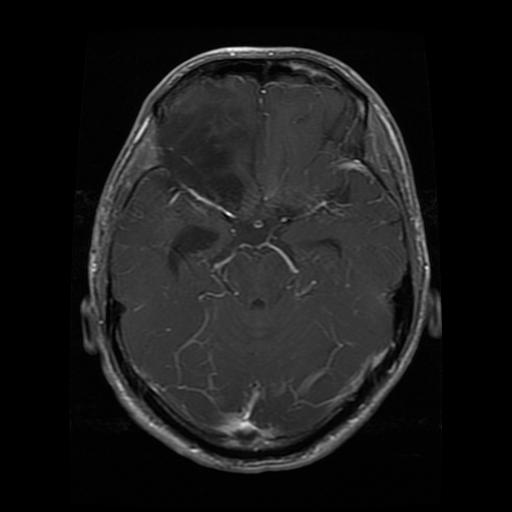
#> input picture Dataset/Testing/glioma/Te-gl_100.jpg, 512 x 512 px; its folder holds only this picture in this run
$ jupyter execute --allow-errors 01_eda.ipynb   (shell and % lines are left out)
#> lines starting #> are read from the running program, lines starting #| are printed output that depends on the picture; after the words box and inside, x2 and y2 are one past the last pixel; in counts of white or black regions, pixels touching at a corner belong together
### src/data/preprocessing.py
from __future__ import annotations

import argparse
from pathlib import Path

import cv2
import numpy as np

from src.utils.project import CLASS_NAMES


def crop_brain_region(image: np.ndarray, threshold: int = 10) -> np.ndarray:
    """
    Crop image to the largest non-background contour.

    Steps:
    1. Convert to grayscale.
    2. Threshold to isolate foreground.
    3. Morphological close/open.
    4. Keep largest contour and crop with padding.
    """
    gray = cv2.cvtColor(image, cv2.COLOR_BGR2GRAY) if image.ndim == 3 else image
    _, thresh = cv2.threshold(gray, threshold, 255, cv2.THRESH_BINARY)

    kernel = np.ones((5, 5), np.uint8)
    thresh = cv2.morphologyEx(thresh, cv2.MORPH_CLOSE, kernel)
    thresh = cv2.morphologyEx(thresh, cv2.MORPH_OPEN, kernel)

    contours, _ = cv2.findContours(thresh, cv2.RETR_EXTERNAL, cv2.CHAIN_APPROX_SIMPLE)
    if not contours:
        return image

    largest = max(contours, key=cv2.contourArea)
    x, y, w, h = cv2.boundingRect(largest)
    pad = 10
    x1, y1 = max(0, x - pad), max(0, y - pad)
    x2, y2 = min(image.shape[1], x + w + pad), min(image.shape[0], y + h + pad)
    return image[y1:y2, x1:x2]


# [215 lines left out: functions preprocess_image, load_preprocessed_image, load_image, _fill_holes, segment_brain, generate_pseudo_mask and 2 more, not called in this run]


# [2 lines that do not run on import are left out]

### src/utils/project.py
from __future__ import annotations

from pathlib import Path
from typing import Any

import yaml

CLASS_NAMES = ["glioma", "meningioma", "notumor", "pituitary"]
CLASS_TO_IDX = {name: idx for idx, name in enumerate(CLASS_NAMES)}
IDX_TO_CLASS = {idx: name for name, idx in CLASS_TO_IDX.items()}

# keras.applications.EfficientNet* starts with Rescaling(1/255) + Normalization,
# so it expects raw pixels in [0, 255]. Our preprocessing emits [0, 1], and every
# TensorFlow entry point (training, evaluation, inference) must scale back up by
# this factor. The PyTorch U-Net encoder has no built-in preprocessing and keeps
# using explicit ImageNet mean/std normalization instead.
EFFICIENTNET_INPUT_SCALE = 255.0


def load_config(config_path: str) -> dict[str, Any]:
    with open(config_path, "r", encoding="utf-8") as f:
        return yaml.safe_load(f)


def resolve_raw_dir(config: dict[str, Any]) -> Path:
    raw_dir = Path(config["data"]["raw_dir"])
    if raw_dir.exists():
        return raw_dir

    # Falling back would silently pair unprocessed images with the decode-only
    # loader, skipping the crop and CLAHE steps the model was configured for.
    if bool(config["data"].get("preprocessed_input", False)):
        raise FileNotFoundError(
            f"data.raw_dir '{raw_dir}' does not exist and preprocessed_input is true. "
            "Generate it first: python -m src.data.preprocessing "
            f"--raw-dir Dataset --out-dir {raw_dir}"
        )

    fallback = Path("Dataset")
    if fallback.exists():
        print(f"data.raw_dir '{raw_dir}' not found; falling back to '{fallback}'")
        return fallback

    raise FileNotFoundError(
        f"Could not find dataset directory. Checked '{raw_dir}' and fallback 'Dataset'."
    )


# [33 lines left out: functions list_split_image_paths, mask_path_for, mask_paths_for, not called in this run]

### notebooks/01_eda.ipynb
# 01 — Exploratory Data Analysis

Brain tumour MRI dataset: what is in it, how it is distributed, and which
properties drive the preprocessing decisions made in `src/data/preprocessing.py`.

Four classes — `glioma`, `meningioma`, `notumor`, `pituitary` — split into
`Training/` and `Testing/` folders.

[cell 1]
import sys
from pathlib import Path

import cv2
import matplotlib.pyplot as plt
import numpy as np
import pandas as pd
import seaborn as sns

# Make `src` importable when the notebook runs from notebooks/
ROOT = Path.cwd().parent if Path.cwd().name == "notebooks" else Path.cwd()
sys.path.insert(0, str(ROOT))

from src.utils.project import CLASS_NAMES, load_config, resolve_raw_dir

sns.set_theme(style="whitegrid")
plt.rcParams["figure.dpi"] = 110

config = load_config(str(ROOT / "configs/config.yaml"))
import os
os.chdir(ROOT)                      # resolve_raw_dir uses relative paths
RAW_DIR = resolve_raw_dir(config)

print("dataset root:", RAW_DIR)
print("classes     :", CLASS_NAMES)

## 1. Class distribution

The first thing to establish is whether the classes are balanced, because that
decides whether the training scripts need `class_weight`.

[cell 2]
IMAGE_SUFFIXES = {".jpg", ".jpeg", ".png"}

def count_images(split):
    return {
        cls: sum(1 for p in (RAW_DIR / split / cls).iterdir()
                 if p.suffix.lower() in IMAGE_SUFFIXES)
        for cls in CLASS_NAMES
    }

#> (the rest of this cell did not finish here and is left out)

#> (a cell that did not finish here is left out)

**Observation.** This copy of the dataset is exactly balanced — 1400 training and
400 testing images per class, an imbalance ratio of 1.00.

That is worth flagging, because the original Kaggle release
(`masoudnickparvar/brain-tumor-mri-dataset`) is *not* balanced: it ships roughly
1321/1339/1595/1457 training images. This copy has been resampled to be even.

Consequence: `class_weight` in the training scripts computes to ~1.0 for every
class and becomes a no-op. It is kept because it costs nothing and makes the code
correct if the data is ever swapped for the unbalanced original.

For **detection**, though, the binary grouping (`notumor` vs the rest) is
inherently 1:3 — that imbalance is real and `class_weight` does matter there.

#> (a cell that did not finish here is left out)

## 2. What the images look like

Three samples per class. Note the variety of acquisition planes — axial, sagittal
and coronal all appear within the same class.

[cell 5]
rng = np.random.default_rng(42)
fig, axes = plt.subplots(len(CLASS_NAMES), 3, figsize=(8, 10.5))

for row, cls in enumerate(CLASS_NAMES):
    paths = sorted((RAW_DIR / "Training" / cls).glob("*.jpg"))
    for col, path in enumerate(paths[:3]):
        img = cv2.imread(str(path), cv2.IMREAD_GRAYSCALE)
#> img is the input picture: shape (512, 512); min 0, max 254, mean 26
        axes[row, col].imshow(img, cmap="gray")
        axes[row, col].set_title(f"{cls}\n{img.shape[1]}x{img.shape[0]}", fontsize=9)
        axes[row, col].axis("off")
#> pass 2 of the loop `for row, cls in enumerate(CLASS_NAMES):`:
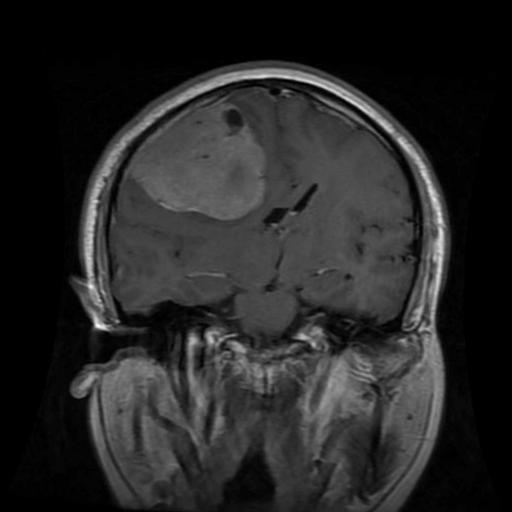
#> input picture Dataset/Testing/meningioma/Te-aug-me_103.jpg, 512 x 512 px
#> img is the input picture: shape (512, 512); min 0, max 255, mean 38.4

plt.tight_layout()
plt.show()
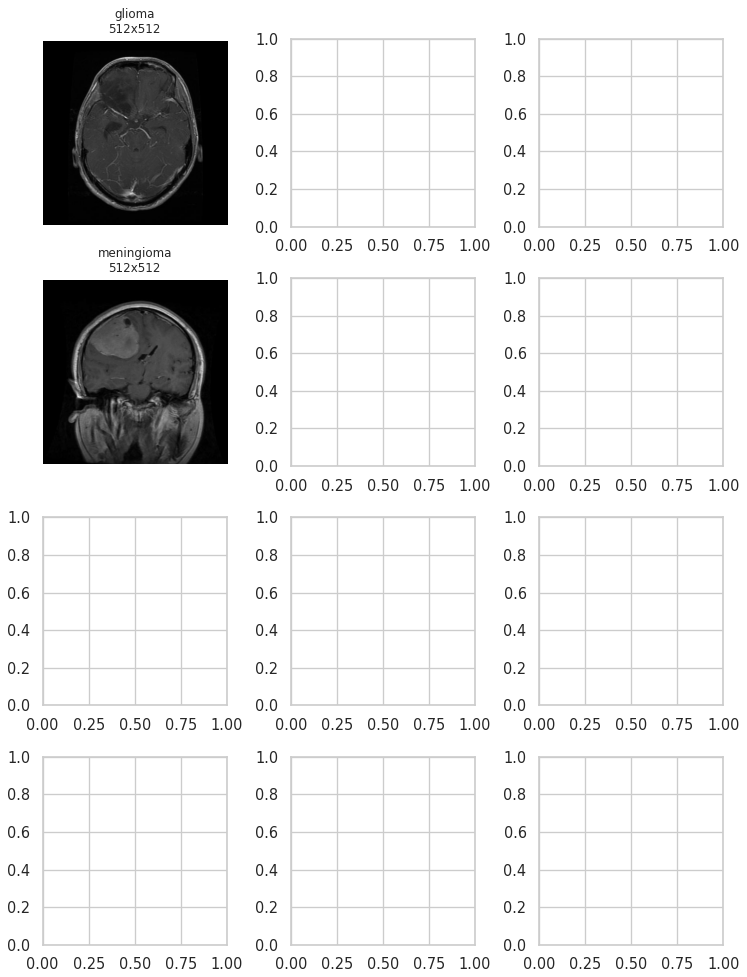
#> figure drawn by matplotlib, 2 panels

## 3. Image dimensions

The models take a fixed 224x224 input, so the spread of native resolutions
determines how much resizing distortion to expect.

Reading every file is slow, so this samples a fixed number per class.

[cell 6]
SAMPLE_PER_CLASS = 40

records = []
for cls in CLASS_NAMES:
    paths = sorted((RAW_DIR / "Training" / cls).glob("*.jpg"))
    chosen = rng.choice(len(paths), size=min(SAMPLE_PER_CLASS, len(paths)), replace=False)
    for i in chosen:
        img = cv2.imread(str(paths[i]), cv2.IMREAD_GRAYSCALE)
        if img is None:
            continue
        h, w = img.shape
#> h = 512; w = 512
        records.append(dict(cls=cls, height=h, width=w,
                            aspect=w / h, mean_intensity=float(img.mean()),
                            dark_fraction=float((img < 10).mean())))
#> pass 2 of the loop `for cls in CLASS_NAMES:`:

sample = pd.DataFrame(records)
print(f"sampled {len(sample)} images ({SAMPLE_PER_CLASS} per class)\n")
sample.groupby("cls")[["height", "width", "aspect"]].agg(["min", "median", "max"])

[cell 7]
fig, axes = plt.subplots(1, 2, figsize=(11, 3.6))

axes[0].scatter(sample["width"], sample["height"], s=14, alpha=0.5, edgecolor="none")
axes[0].axvline(224, color="crimson", ls="--", lw=1, label="model input 224")
axes[0].axhline(224, color="crimson", ls="--", lw=1)
axes[0].set_xlabel("width (px)"); axes[0].set_ylabel("height (px)")
axes[0].set_title("Native resolutions"); axes[0].legend(fontsize=8)

sns.histplot(sample["aspect"], bins=25, ax=axes[1], color="#4C72B0")
axes[1].axvline(1.0, color="crimson", ls="--", lw=1, label="square")
axes[1].set_xlabel("aspect ratio (w/h)")
axes[1].set_title("Aspect ratios"); axes[1].legend(fontsize=8)

plt.tight_layout()
plt.show()
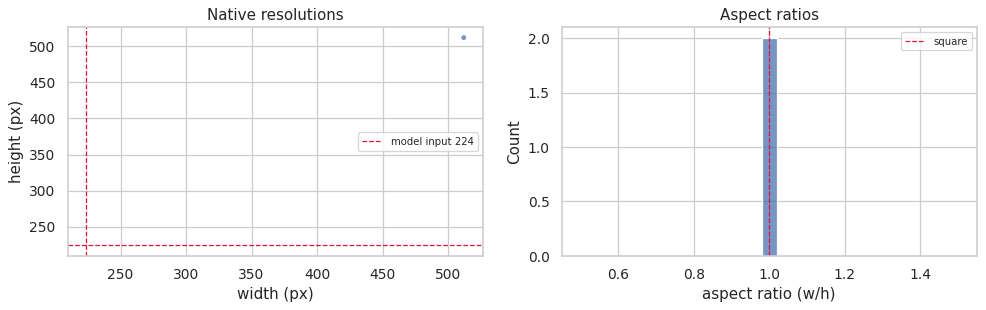
#> figure drawn by matplotlib, 2 panels; panel 2: tallest bar 2 high, from x = 0.98 to 1.02

square = (sample["aspect"].between(0.98, 1.02)).mean()
print(f"within 2% of square : {100 * square:.0f}%")
print(f"resolution range    : {sample['width'].min()}-{sample['width'].max()} px wide")

## 4. Intensity distributions

MRI intensity is not calibrated across scanners the way CT Hounsfield units are,
so absolute brightness varies between studies. This is the motivation for CLAHE
(local contrast enhancement) rather than a global intensity normalisation.

[cell 8]
fig, axes = plt.subplots(1, 2, figsize=(11, 3.6))

sns.boxplot(data=sample, x="cls", y="mean_intensity", ax=axes[0], hue="cls",
            legend=False, palette="deep")
axes[0].set_title("Mean image intensity by class")
axes[0].set_xlabel(""); axes[0].set_ylabel("mean pixel value")

for cls in CLASS_NAMES:
    subset = sample.loc[sample["cls"] == cls, "mean_intensity"]
    sns.kdeplot(subset, ax=axes[1], label=cls, fill=True, alpha=0.15)
axes[1].set_title("Distribution overlap")
axes[1].set_xlabel("mean pixel value"); axes[1].legend(fontsize=8)

plt.tight_layout()
plt.show()
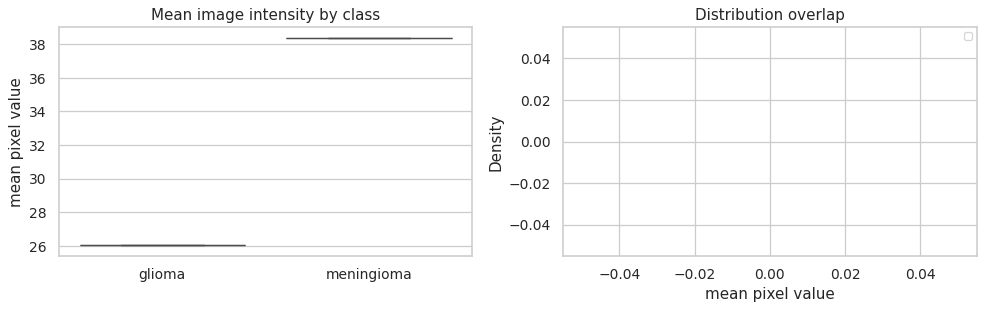
#> figure drawn by matplotlib, 1 panel

print(sample.groupby("cls")["mean_intensity"].describe()[["mean", "std", "min", "max"]])

**Observation — and this one matters.** The distributions are *not* interchangeable.
`notumor` averages roughly twice the brightness of `glioma`, and the three tumour
classes sit at clearly different levels.

That is not a biological finding. Brightness reflects the MRI sequence used
(T1, T1-contrast, T2, FLAIR) and the scanner, and the sample grid in section 2
shows the `notumor` folder contains visibly different sequence types from the
tumour folders. So the classes differ partly by *how they were acquired*, not only
by *what is in them*.

Section 3 pointed the same way: `glioma` and `pituitary` are uniformly 512x512,
while `notumor` has a median of 249x229 and stretches to 1075px. Different source,
different acquisition.

If those two signals are strong enough, a model could score well by recognising
the source rather than the pathology. That is worth testing rather than
assuming — section 6 does exactly that.

## 5. Black borders — why the images get cropped

MRI slices are padded with background. Any pixel spent on black border is a pixel
the 224x224 input does not spend on anatomy, so `crop_brain_region()` trims to the
bounding box of the largest foreground contour.

[cell 9]
sns.histplot(sample["dark_fraction"] * 100, bins=25, color="#937860")
plt.xlabel("% of pixels that are near-black (<10)")
plt.ylabel("count")
plt.title("How much of each image is background")
plt.tight_layout()
plt.show()
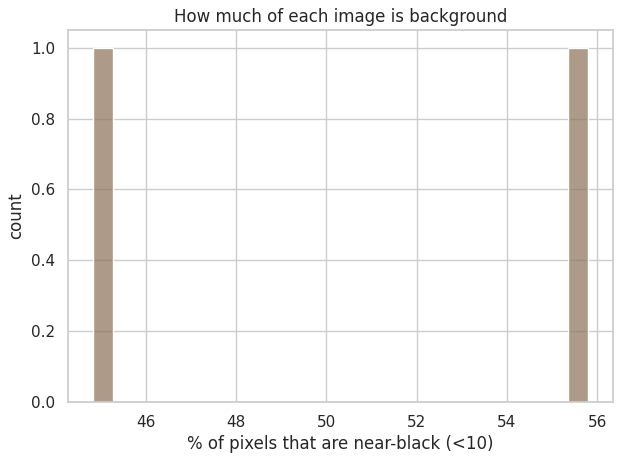
#> figure drawn by matplotlib, 1 panel

print(f"median background fraction : {100 * sample['dark_fraction'].median():.0f}%")
print(f"worst case                 : {100 * sample['dark_fraction'].max():.0f}%")

[cell 10]
from src.data.preprocessing import crop_brain_region

fig, axes = plt.subplots(2, 4, figsize=(11, 5.6))
#> (the rest of this cell did not finish here and is left out)

#> in crop_brain_region, `_, thresh = cv2.threshold(gray, threshold, 255, cv2.THRESH_BINARY)`:
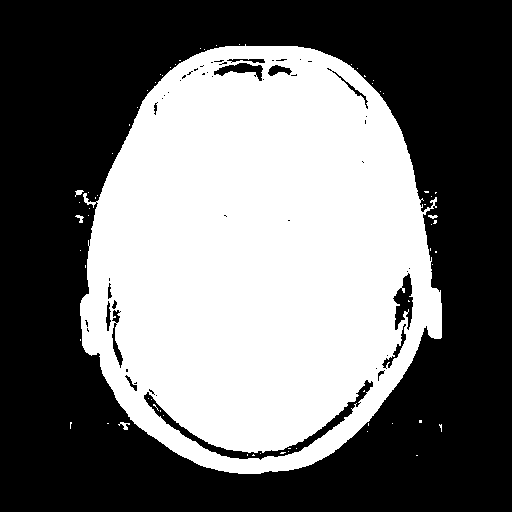
#> thresh: shape (512, 512); 44% white; 66 white regions (61 under 20 px), largest, box (x1, y1, x2, y2) and area: (80, 44, 442, 474) 114956, (118, 422, 130, 430) 42, (75, 215, 84, 223) 35, (75, 190, 84, 197) 34, (428, 215, 438, 219) 26
#> in crop_brain_region, `thresh = cv2.morphologyEx(thresh, cv2.MORPH_CLOSE, kernel)`:
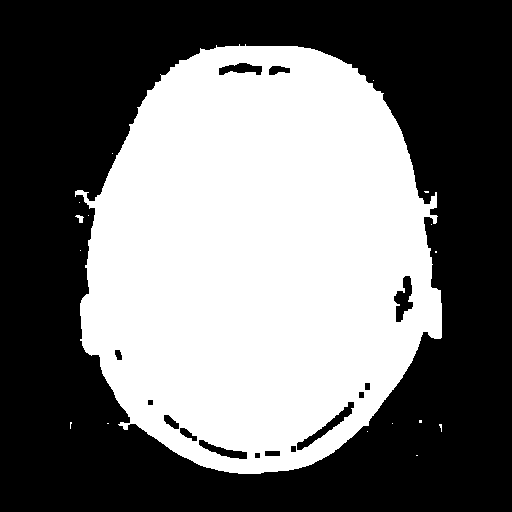
#> thresh: shape (512, 512); 44.8% white; 17 white regions (15 under 20 px), largest, box (x1, y1, x2, y2) and area: (75, 44, 442, 474) 117309, (75, 215, 84, 223) 39
#> in crop_brain_region, `thresh = cv2.morphologyEx(thresh, cv2.MORPH_OPEN, kernel)`:
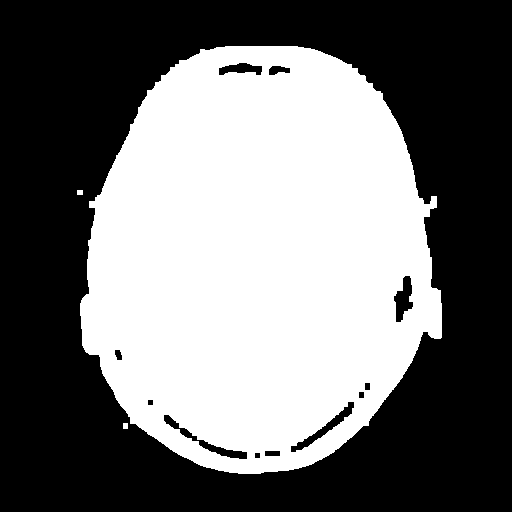
#> thresh: shape (512, 512); 44.7% white; 3 white regions
#> in crop_brain_region, `contours, _ = cv2.findContours(thresh, cv2.RETR_EXTERNAL, cv2.CHAIN_AP..`: contours = 3 contours; box (x1, y1, x2, y2) and area: (80, 46, 442, 474) 118729, (123, 423, 128, 429) 20, (77, 190, 83, 195) 20
#> in crop_brain_region, `largest = max(contours, key=cv2.contourArea)`: largest = contour of 546 points, box (x1, y1, x2, y2) (80, 46, 442, 474), area 118729
#> in crop_brain_region, `x, y, w, h = cv2.boundingRect(largest)`: x = 80; y = 46; w = 362; h = 428
#> in crop_brain_region, `x1, y1 = max(0, x - pad), max(0, y - pad)`: x1 = 70; y1 = 36
#> in crop_brain_region, `x2, y2 = min(image.shape[1], x + w + pad), min(image.shape[0], y + h +..`: x2 = 452; y2 = 484
#> in crop_brain_region, `return image[y1:y2, x1:x2]`:
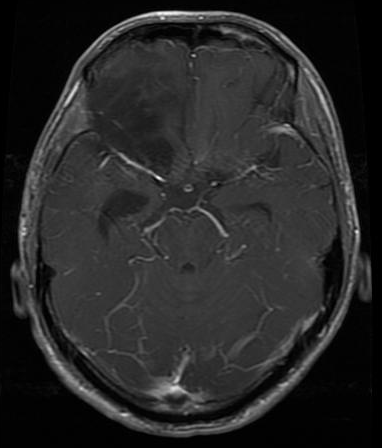
#> returned value: shape (448, 382); min 0, max 254, mean 39.7
#> pass 2 of the loop `for col, cls in enumerate(CLASS_NAMES):`:
#> in crop_brain_region (call 2), `thresh = cv2.morphologyEx(thresh, cv2.MORPH_OPEN, kernel)`:
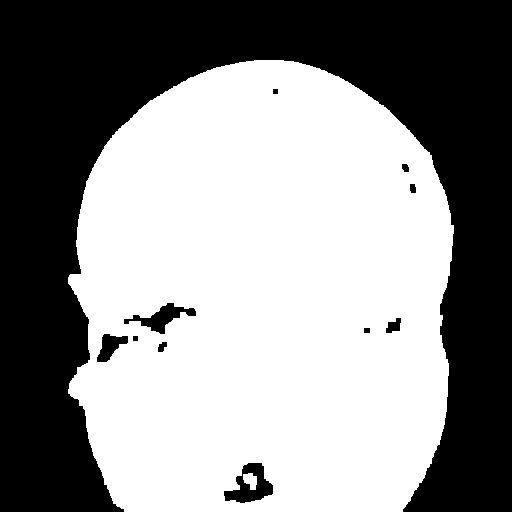
#> thresh: shape (512, 512); 55.6% white; 11 black regions
#> contours = 1 contour; box (x1, y1, x2, y2) and area: (68, 60, 454, 512) 147637
#> largest = contour of 523 points, box (x1, y1, x2, y2) (68, 60, 454, 512), area 147637
#> in crop_brain_region (call 2), `x, y, w, h = cv2.boundingRect(largest)`: x = 68; y = 60; w = 386; h = 452
#> x1 = 58; y1 = 50
#> x2 = 464; y2 = 512
#> in crop_brain_region (call 2), `return image[y1:y2, x1:x2]`:
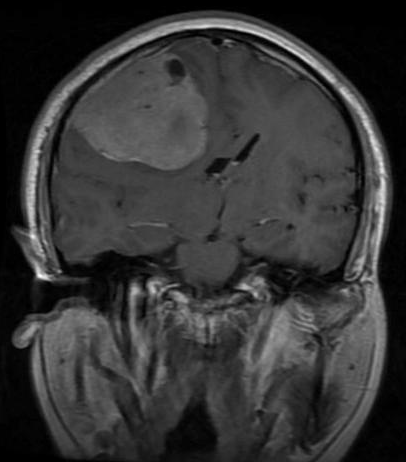
#> returned value: shape (462, 406); min 0, max 255, mean 53.5

    axes[0, col].imshow(img, cmap="gray")
    axes[0, col].set_title(f"{cls}\noriginal {img.shape[1]}x{img.shape[0]}", fontsize=9)
    axes[1, col].imshow(cropped, cmap="gray")
    saved = 100 * (1 - cropped.size / img.size)
    axes[1, col].set_title(f"cropped {cropped.shape[1]}x{cropped.shape[0]}\n{saved:.0f}% area removed",
                           fontsize=9)
    for row in (0, 1):
        axes[row, col].axis("off")

plt.tight_layout()
plt.show()

## 6. Dataset bias check — how much can metadata alone predict?

Sections 3 and 4 suggested the classes differ in resolution and brightness. Here
that suspicion is quantified directly.

A small decision tree is trained on **three numbers per image — width, height and
mean intensity**. It never sees a single pixel of anatomy: no shape, no texture,
no tumour. If it can still separate the classes, then part of the label is
predictable from acquisition characteristics, and a CNN is free to exploit the
same shortcut.

[cell 11]
from sklearn.model_selection import cross_val_score
from sklearn.tree import DecisionTreeClassifier

features = sample[["width", "height", "mean_intensity"]]
tree = DecisionTreeClassifier(max_depth=3, random_state=0)

binary_target = (sample["cls"] != "notumor").astype(int)     # tumour vs no tumour
#> (the rest of this cell did not finish here and is left out)

[cell 12]
fig, axes = plt.subplots(1, 2, figsize=(11, 3.8))

palette = dict(zip(CLASS_NAMES, sns.color_palette("deep", len(CLASS_NAMES))))
for cls in CLASS_NAMES:
    subset = sample[sample["cls"] == cls]
    axes[0].scatter(subset["width"], subset["mean_intensity"], label=cls,
                    s=22, alpha=0.7, color=palette[cls], edgecolor="none")
axes[0].set_xlabel("image width (px)")
axes[0].set_ylabel("mean intensity")
axes[0].set_title("Classes separate on metadata alone")
axes[0].legend(fontsize=8)

is_notumor = sample["cls"] == "notumor"
axes[1].scatter(sample.loc[~is_notumor, "width"], sample.loc[~is_notumor, "mean_intensity"],
                label="tumour", s=22, alpha=0.6, color="#C44E52", edgecolor="none")
axes[1].scatter(sample.loc[is_notumor, "width"], sample.loc[is_notumor, "mean_intensity"],
                label="notumor", s=22, alpha=0.6, color="#55A868", edgecolor="none")
axes[1].set_xlabel("image width (px)")
axes[1].set_ylabel("mean intensity")
axes[1].set_title("Detection task view")
axes[1].legend(fontsize=8)

plt.tight_layout()
plt.show()
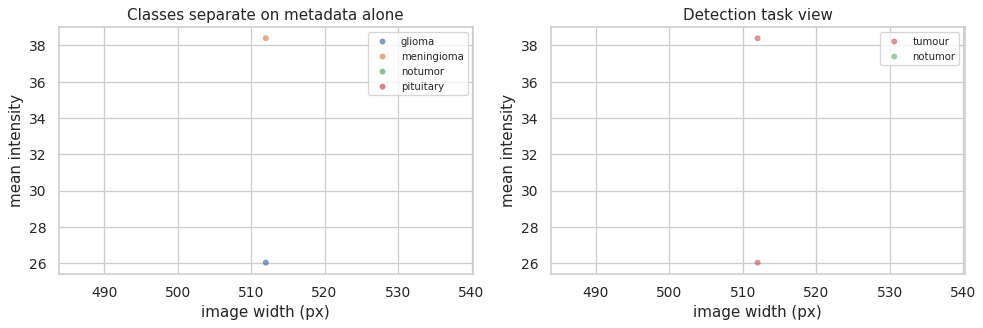
#> figure drawn by matplotlib, 2 panels
